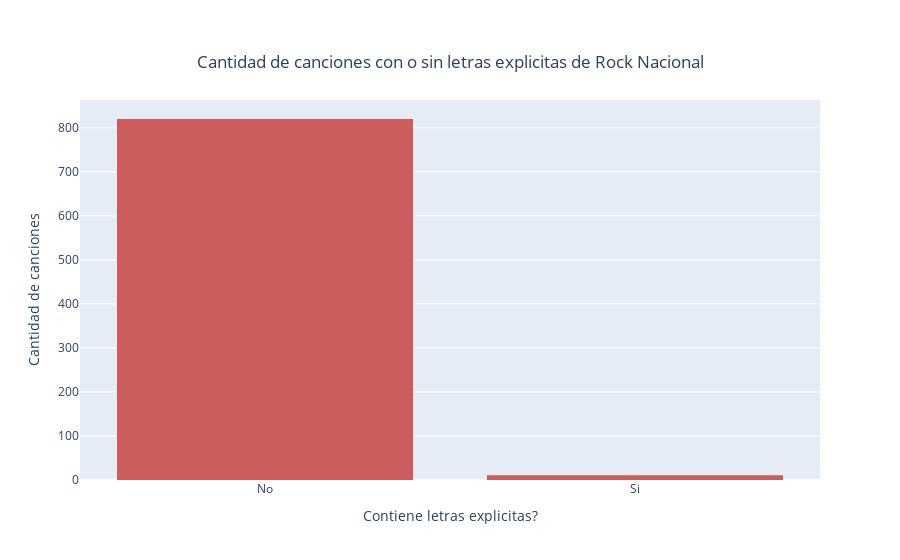

Source (notebook cell):
### Markdown cell above
Se observa que el year es cuando se grabó la versión de la canción que está en spotify, no cuando fue originalmente creada la misma. Sin embargo, la gran diferenecia entre los datasets es muy visible ya que el dataset de trap comienza en el 2016 y la clásica tiene gran parte de sus canciones desde antes del 2014.

### Code cell
fig = ply.histogram(df0['explicit'].replace({False: 'No', True: 'Si'}), x = 'explicit', title='Canciones por año', color_discrete_sequence=['indianred'], labels={'explicit': 'Explicita', '0': 'No'})
fig.update_layout(title={
        'text': "Cantidad de canciones con o sin letras explicitas de " + str(genero_0),
        'y':0.9,
        'x':0.5,
        'xanchor': 'center',
        'yanchor': 'top'})
fig.update_xaxes(title_text = 'Contiene letras explicitas?')
fig.update_yaxes(title_text = 'Cantidad de canciones')
fig.show()

### Figure 1 — Plotly figure (JSON) as saved in the notebook; plotly's stock layout.template omitted (floating-point values rounded to 4 significant figures; data arrays with more than 128 entries replaced by an {"elided": "..."} marker saying what was removed)
{"data": [{"alignmentgroup": "True", "bingroup": "x", "hovertemplate": "Explicita=%{x}<br>count=%{y}<extra></extra>", "legendgroup": "", "marker": {"color": "indianred", "pattern": {"shape": ""}}, "name": "", "offsetgroup": "", "orientation": "v", "showlegend": false, "type": "histogram", "x": {"elided": "831 str values"}, "xaxis": "x", "yaxis": "y"}], "layout": {"barmode": "relative", "legend": {"tracegroupgap": 0}, "title": {"text": "Cantidad de canciones con o sin letras explicitas de Rock Nacional", "x": 0.5, "xanchor": "center", "y": 0.9, "yanchor": "top"}, "xaxis": {"anchor": "y", "domain": [0, 1], "title": {"text": "Contiene letras explicitas?"}}, "yaxis": {"anchor": "x", "domain": [0, 1], "title": {"text": "Cantidad de canciones"}}}}
